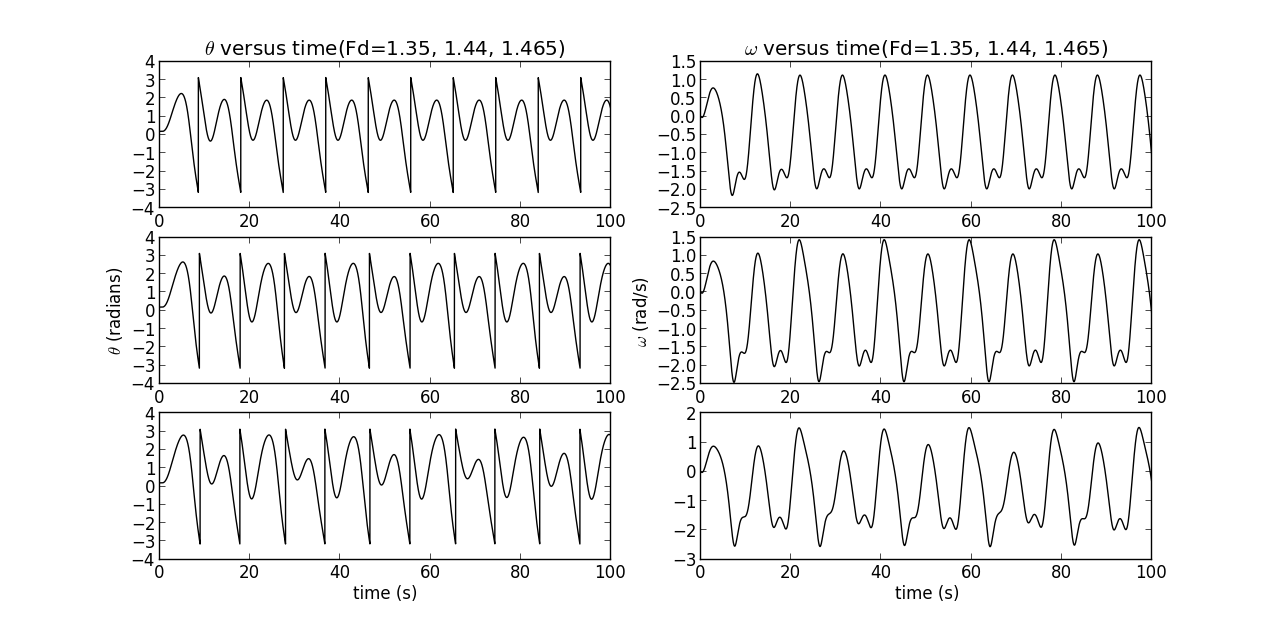

This figure's Python source:
# -*- coding: utf-8 -*-
"""
Created on Thu Jan 28 14:35:26 2016
Period doubling, using Euler-Cromer method.
@author: nightwing
"""

from math import sin,pi
import matplotlib.pyplot as plt

g = 9.8               #gravity acceleration (m/s2)
length = 9.8          #length of the rod (m)
k = g / length        #g/length 
dt = 0.01             #time step (s)
t_end = 100           #end time (s)
situations = []       #this list store [time, angle]

#caculate the physical pendulum
def PHYSICAL_PENDULUM(q,fd,freq,theta):
    t = 0                 #initial time (s)
    angular_vel = 0       #initial angular velocity (rad/s) 
    angular_velocity = [] #this list store value of angular velocity
    angle = []            #this list store value of angle
    time = []             #this list store value of time
    while t <= t_end:
        angular_velocity.append(angular_vel)
        angle.append(theta)
        time.append(t)
        angular_vel += (-k*sin(theta)-q*angular_vel+fd*sin(freq*t)) * dt
        theta += angular_vel * dt
        if theta > pi:
            theta -= 2*pi
        elif theta < -pi:
            theta += 2*pi
        t += dt
    return [time,angle,angular_velocity]
    
#-------------caculate (Euler-Cromer method)------------
for F in [1.35, 1.44, 1.465]:
    situations.append(PHYSICAL_PENDULUM(0.5, F, 2/3.0, 0.2))

#---------------graph----------------
plt.subplot(321)
plt.title("$\\theta$ versus time(Fd=1.35, 1.44, 1.465)")
plt.plot(situations[0][0],situations[0][1],"k-")
plt.subplot(323)
plt.ylabel("$\\theta$ (radians)")
plt.plot(situations[1][0],situations[1][1],"k-")
plt.subplot(325)
plt.plot(situations[2][0],situations[2][1],"k-")
plt.xlabel("time (s)")
plt.subplot(322)
plt.title("$\omega$ versus time(Fd=1.35, 1.44, 1.465)")
plt.plot(situations[0][0],situations[0][2],"k-")
plt.subplot(324)
plt.ylabel("$\omega$ (rad/s)")
plt.plot(situations[1][0],situations[1][2],"k-")
plt.subplot(326)
plt.plot(situations[2][0],situations[2][2],"k-")
plt.xlabel("time (s)")
plt.show()
